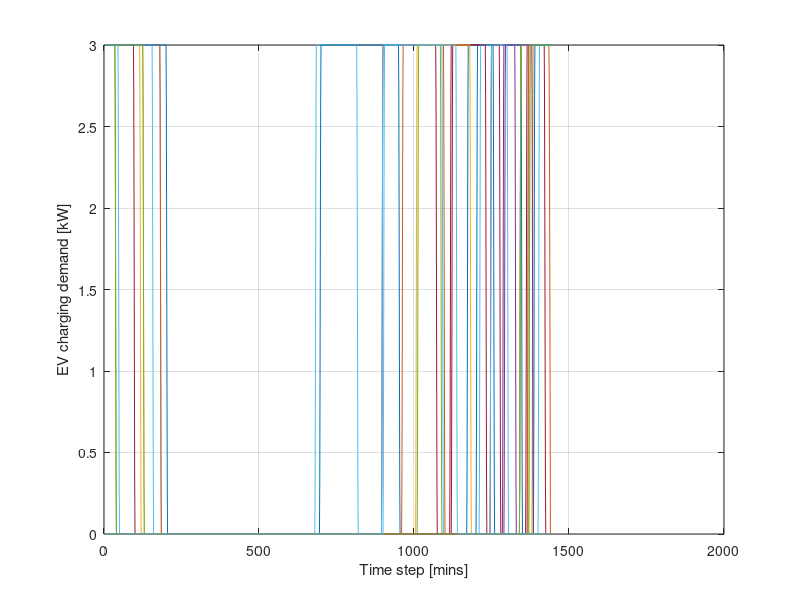
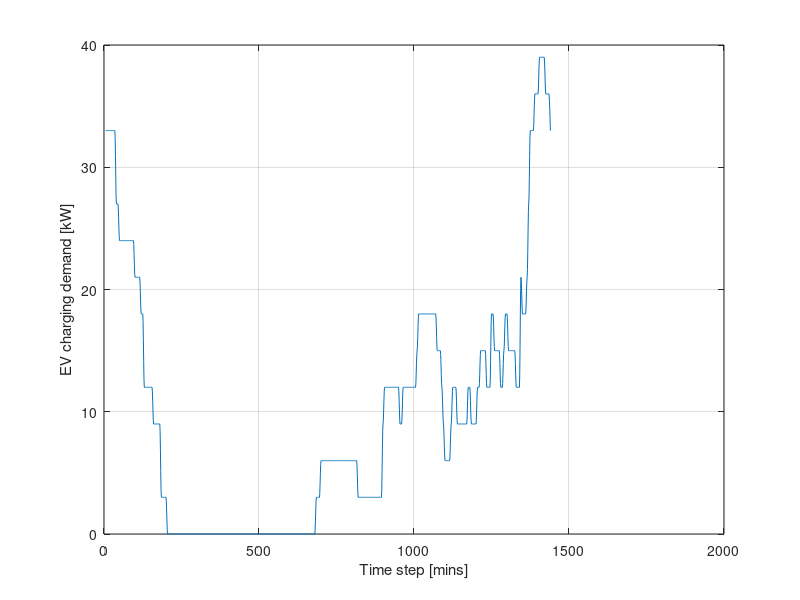

These charts were generated, in order, by the following MATLAB code:
% Prepare PV profiles for analysis in OpenDSS
% This file extracts a 5-min EV profile randomly from a 288x100 matrix
% It creates a 1-min profile and writes this to a .txt file
clear all

% Set directory and percentage of EV buses
mydir = 'C:\OpenDSS\Matlab_IEEEtestEU\PV_and_EV_profiles'; 
load('WinterEVProfiles.mat')
load('PV50_and_EV50_buses.mat','EV_buses');
percent_EV=100;% define percentage of loads with PV
num_loads=round(55*(percent_EV/100)); 
ev_inputs=zeros(1440,55);

for n=1:55
%for n=1:num_loads
    int=randi([1 100],1,1); % create random integer between 0 and 1
    ev_buses(n)=int;
    ev5=WinterEVProfiles(:,int);
    % Interpolation and noise
    x=(1:288)';
    y=ev5;
    xi=(0.2:0.2:288)';
    ev1=interp1(x,y,xi,'PCHIP');  % interpolate 5 min values

     % Write to text files
     filename = sprintf('SummerEV_profile_%d.txt', n);
     fid = fopen(filename, 'w');
     fprintf(fid, '%f \n', ev1(:));
     fclose(fid);
     
    % Write to ev_inputs array for plotting
    if EV_buses(n)>0
        ev_inputs(:,n)=ev1;
    end
end

% Sum PV inputs
total_ev_input=(sum(ev_inputs')');

figure(1)
plot(ev_inputs)
xlabel('Time step [mins]')
ylabel('EV charging demand [kW]')
grid on

figure(2)
plot(total_ev_input)
xlabel('Time step [mins]')
ylabel('EV charging demand [kW]')
grid on

